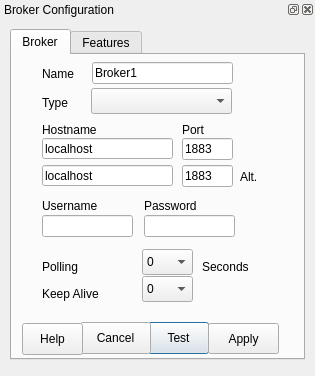
<?xml version="1.0" encoding="UTF-8"?>
<ui version="4.0">
 <class>tlBrokerConfig</class>
 <widget class="QDialog" name="tlBrokerConfig">
  <property name="geometry">
   <rect>
    <x>0</x>
    <y>0</y>
    <width>315</width>
    <height>376</height>
   </rect>
  </property>
  <property name="sizePolicy">
   <sizepolicy hsizetype="Preferred" vsizetype="Preferred">
    <horstretch>0</horstretch>
    <verstretch>0</verstretch>
   </sizepolicy>
  </property>
  <property name="maximumSize">
   <size>
    <width>315</width>
    <height>16777215</height>
   </size>
  </property>
  <property name="windowTitle">
   <string>Broker Configuration</string>
  </property>
  <property name="currentTabName" stdset="0">
   <string notr="true">Fubar</string>
  </property>
  <widget class="QDockWidget" name="dockWidget">
   <property name="geometry">
    <rect>
     <x>0</x>
     <y>0</y>
     <width>315</width>
     <height>411</height>
    </rect>
   </property>
   <property name="minimumSize">
    <size>
     <width>315</width>
     <height>401</height>
    </size>
   </property>
   <property name="windowTitle">
    <string>Broker Configuration</string>
   </property>
   <widget class="QWidget" name="dockWidgetContents">
    <property name="minimumSize">
     <size>
      <width>315</width>
      <height>375</height>
     </size>
    </property>
    <property name="baseSize">
     <size>
      <width>315</width>
      <height>375</height>
     </size>
    </property>
    <widget class="QTabWidget" name="Tabs">
     <property name="geometry">
      <rect>
       <x>10</x>
       <y>10</y>
       <width>295</width>
       <height>331</height>
      </rect>
     </property>
     <property name="currentIndex">
      <number>0</number>
     </property>
     <widget class="QWidget" name="tabConnect">
      <property name="enabled">
       <bool>true</bool>
      </property>
      <attribute name="title">
       <string>Broker</string>
      </attribute>
      <widget class="QComboBox" name="connectPoll">
       <property name="geometry">
        <rect>
         <x>130</x>
         <y>194</y>
         <width>51</width>
         <height>26</height>
        </rect>
       </property>
       <property name="toolTip">
        <string>&lt;html&gt;&lt;head/&gt;&lt;body&gt;&lt;p&gt;Keep Alive values for MQTT Connection settings - default 60 seconds&lt;/p&gt;&lt;/body&gt;&lt;/html&gt;</string>
       </property>
       <item>
        <property name="text">
         <string>0</string>
        </property>
       </item>
       <item>
        <property name="text">
         <string>1</string>
        </property>
       </item>
       <item>
        <property name="text">
         <string>2</string>
        </property>
       </item>
       <item>
        <property name="text">
         <string>3</string>
        </property>
       </item>
       <item>
        <property name="text">
         <string>4</string>
        </property>
       </item>
       <item>
        <property name="text">
         <string>5</string>
        </property>
       </item>
       <item>
        <property name="text">
         <string>10</string>
        </property>
       </item>
       <item>
        <property name="text">
         <string>30</string>
        </property>
       </item>
       <item>
        <property name="text">
         <string>60</string>
        </property>
       </item>
      </widget>
      <widget class="QLineEdit" name="connectUsername">
       <property name="geometry">
        <rect>
         <x>30</x>
         <y>160</y>
         <width>91</width>
         <height>22</height>
        </rect>
       </property>
       <property name="toolTip">
        <string>&lt;html&gt;&lt;head/&gt;&lt;body&gt;&lt;p&gt;MQTT Broker Username&lt;/p&gt;&lt;/body&gt;&lt;/html&gt;</string>
       </property>
       <property name="maxLength">
        <number>8</number>
       </property>
      </widget>
      <widget class="QPushButton" name="connectTest">
       <property name="geometry">
        <rect>
         <x>136</x>
         <y>267</y>
         <width>61</width>
         <height>32</height>
        </rect>
       </property>
       <property name="toolTip">
        <string>&lt;html&gt;&lt;head/&gt;&lt;body&gt;&lt;p&gt;Test and save the connection settings&lt;/p&gt;&lt;/body&gt;&lt;/html&gt;</string>
       </property>
       <property name="text">
        <string>Test</string>
       </property>
      </widget>
      <widget class="QLabel" name="connectPollLabel2">
       <property name="geometry">
        <rect>
         <x>190</x>
         <y>204</y>
         <width>71</width>
         <height>16</height>
        </rect>
       </property>
       <property name="toolTip">
        <string>&lt;html&gt;&lt;head/&gt;&lt;body&gt;&lt;p&gt;&lt;br/&gt;&lt;/p&gt;&lt;/body&gt;&lt;/html&gt;</string>
       </property>
       <property name="text">
        <string>Seconds</string>
       </property>
      </widget>
      <widget class="QLineEdit" name="connectPort">
       <property name="geometry">
        <rect>
         <x>170</x>
         <y>83</y>
         <width>51</width>
         <height>22</height>
        </rect>
       </property>
       <property name="toolTip">
        <string>&lt;html&gt;&lt;head/&gt;&lt;body&gt;&lt;p&gt;Port of MQTT Broker&lt;/p&gt;&lt;/body&gt;&lt;/html&gt;</string>
       </property>
       <property name="text">
        <string>1883</string>
       </property>
       <property name="maxLength">
        <number>4</number>
       </property>
      </widget>
      <widget class="QPushButton" name="connectApply">
       <property name="geometry">
        <rect>
         <x>196</x>
         <y>268</y>
         <width>71</width>
         <height>31</height>
        </rect>
       </property>
       <property name="toolTip">
        <string>&lt;html&gt;&lt;head/&gt;&lt;body&gt;&lt;p&gt;Test and save the connection settings&lt;/p&gt;&lt;/body&gt;&lt;/html&gt;</string>
       </property>
       <property name="text">
        <string>Apply</string>
       </property>
      </widget>
      <widget class="QLineEdit" name="connectName">
       <property name="geometry">
        <rect>
         <x>80</x>
         <y>7</y>
         <width>141</width>
         <height>22</height>
        </rect>
       </property>
       <property name="toolTip">
        <string>&lt;html&gt;&lt;head/&gt;&lt;body&gt;&lt;p&gt;MQTT Broker Username&lt;/p&gt;&lt;/body&gt;&lt;/html&gt;</string>
       </property>
       <property name="text">
        <string>Broker1</string>
       </property>
       <property name="maxLength">
        <number>12</number>
       </property>
      </widget>
      <widget class="QLabel" name="connectNameLabel">
       <property name="geometry">
        <rect>
         <x>30</x>
         <y>11</y>
         <width>41</width>
         <height>16</height>
        </rect>
       </property>
       <property name="toolTip">
        <string>&lt;html&gt;&lt;head/&gt;&lt;body&gt;&lt;p&gt;&lt;br/&gt;&lt;/p&gt;&lt;/body&gt;&lt;/html&gt;</string>
       </property>
       <property name="text">
        <string>Name</string>
       </property>
      </widget>
      <widget class="QLabel" name="connectPasswordLabel">
       <property name="geometry">
        <rect>
         <x>132</x>
         <y>143</y>
         <width>61</width>
         <height>16</height>
        </rect>
       </property>
       <property name="toolTip">
        <string>&lt;html&gt;&lt;head/&gt;&lt;body&gt;&lt;p&gt;8 Digit Network ID&lt;/p&gt;&lt;/body&gt;&lt;/html&gt;</string>
       </property>
       <property name="text">
        <string>Password</string>
       </property>
      </widget>
      <widget class="QLabel" name="connectPortLabel">
       <property name="geometry">
        <rect>
         <x>170</x>
         <y>67</y>
         <width>31</width>
         <height>16</height>
        </rect>
       </property>
       <property name="text">
        <string>Port</string>
       </property>
      </widget>
      <widget class="QLabel" name="connectUsernameLabel">
       <property name="geometry">
        <rect>
         <x>30</x>
         <y>143</y>
         <width>71</width>
         <height>16</height>
        </rect>
       </property>
       <property name="toolTip">
        <string>&lt;html&gt;&lt;head/&gt;&lt;body&gt;&lt;p&gt;&lt;br/&gt;&lt;/p&gt;&lt;/body&gt;&lt;/html&gt;</string>
       </property>
       <property name="text">
        <string>Username</string>
       </property>
      </widget>
      <widget class="QPushButton" name="connectCancel">
       <property name="geometry">
        <rect>
         <x>68</x>
         <y>267</y>
         <width>71</width>
         <height>32</height>
        </rect>
       </property>
       <property name="toolTip">
        <string>&lt;html&gt;&lt;head/&gt;&lt;body&gt;&lt;p&gt;Test and save the connection settings&lt;/p&gt;&lt;/body&gt;&lt;/html&gt;</string>
       </property>
       <property name="text">
        <string>Cancel</string>
       </property>
      </widget>
      <widget class="QLabel" name="connectPollLabel">
       <property name="geometry">
        <rect>
         <x>30</x>
         <y>204</y>
         <width>101</width>
         <height>16</height>
        </rect>
       </property>
       <property name="toolTip">
        <string>&lt;html&gt;&lt;head/&gt;&lt;body&gt;&lt;p&gt;Reconnect after how many seconds&lt;br/&gt;&lt;/p&gt;&lt;/body&gt;&lt;/html&gt;</string>
       </property>
       <property name="text">
        <string>Polling</string>
       </property>
      </widget>
      <widget class="QPushButton" name="connectHelp">
       <property name="geometry">
        <rect>
         <x>10</x>
         <y>268</y>
         <width>61</width>
         <height>32</height>
        </rect>
       </property>
       <property name="toolTip">
        <string>&lt;html&gt;&lt;head/&gt;&lt;body&gt;&lt;p&gt;Test and save the connection settings&lt;/p&gt;&lt;/body&gt;&lt;/html&gt;</string>
       </property>
       <property name="text">
        <string>Help</string>
       </property>
      </widget>
      <widget class="QLineEdit" name="connectPassword">
       <property name="geometry">
        <rect>
         <x>132</x>
         <y>160</y>
         <width>91</width>
         <height>22</height>
        </rect>
       </property>
       <property name="toolTip">
        <string>&lt;html&gt;&lt;head/&gt;&lt;body&gt;&lt;p&gt;MQTT Broker Password&lt;/p&gt;&lt;/body&gt;&lt;/html&gt;</string>
       </property>
       <property name="inputMethodHints">
        <set>Qt::ImhHiddenText|Qt::ImhNoAutoUppercase|Qt::ImhNoPredictiveText</set>
       </property>
       <property name="inputMask">
        <string extracomment="Password"/>
       </property>
       <property name="text">
        <string/>
       </property>
       <property name="maxLength">
        <number>24</number>
       </property>
       <property name="echoMode">
        <enum>QLineEdit::Password</enum>
       </property>
      </widget>
      <widget class="QLabel" name="connectHostLabel">
       <property name="geometry">
        <rect>
         <x>30</x>
         <y>67</y>
         <width>121</width>
         <height>16</height>
        </rect>
       </property>
       <property name="toolTip">
        <string>&lt;html&gt;&lt;head/&gt;&lt;body&gt;&lt;p&gt;Internet Host name or IP address of Farmsense Controller&lt;/p&gt;&lt;/body&gt;&lt;/html&gt;</string>
       </property>
       <property name="text">
        <string>Hostname</string>
       </property>
      </widget>
      <widget class="QLineEdit" name="connectHost">
       <property name="geometry">
        <rect>
         <x>30</x>
         <y>83</y>
         <width>131</width>
         <height>21</height>
        </rect>
       </property>
       <property name="toolTip">
        <string>&lt;html&gt;&lt;head/&gt;&lt;body&gt;&lt;p&gt;Hostname of MQTT Broker&lt;/p&gt;&lt;/body&gt;&lt;/html&gt;</string>
       </property>
       <property name="accessibleDescription">
        <string/>
       </property>
       <property name="text">
        <string>localhost</string>
       </property>
       <property name="maxLength">
        <number>64</number>
       </property>
      </widget>
      <widget class="QLabel" name="connectTopicManagerLabel">
       <property name="geometry">
        <rect>
         <x>30</x>
         <y>40</y>
         <width>41</width>
         <height>16</height>
        </rect>
       </property>
       <property name="toolTip">
        <string>&lt;html&gt;&lt;head/&gt;&lt;body&gt;&lt;p&gt;Set the Topic Manager. This is the module that manages available topics.&lt;/p&gt;&lt;/body&gt;&lt;/html&gt;</string>
       </property>
       <property name="text">
        <string>Type</string>
       </property>
      </widget>
      <widget class="QComboBox" name="connectTopicManager">
       <property name="geometry">
        <rect>
         <x>79</x>
         <y>33</y>
         <width>141</width>
         <height>26</height>
        </rect>
       </property>
       <property name="toolTip">
        <string>&lt;html&gt;&lt;head/&gt;&lt;body&gt;&lt;p&gt;Set the Topic Manager. This is the module that manages available topics.&lt;/p&gt;&lt;/body&gt;&lt;/html&gt;</string>
       </property>
      </widget>
      <widget class="QLabel" name="connectKeepAliveLabel">
       <property name="geometry">
        <rect>
         <x>30</x>
         <y>231</y>
         <width>101</width>
         <height>16</height>
        </rect>
       </property>
       <property name="toolTip">
        <string>&lt;html&gt;&lt;head/&gt;&lt;body&gt;&lt;p&gt;Reconnect after how many seconds&lt;br/&gt;&lt;/p&gt;&lt;/body&gt;&lt;/html&gt;</string>
       </property>
       <property name="text">
        <string>Keep Alive</string>
       </property>
      </widget>
      <widget class="QComboBox" name="connectKeepAlive">
       <property name="geometry">
        <rect>
         <x>130</x>
         <y>221</y>
         <width>51</width>
         <height>26</height>
        </rect>
       </property>
       <property name="toolTip">
        <string>&lt;html&gt;&lt;head/&gt;&lt;body&gt;&lt;p&gt;Keep Alive values for MQTT Connection settings - default 60 seconds&lt;/p&gt;&lt;/body&gt;&lt;/html&gt;</string>
       </property>
       <item>
        <property name="text">
         <string>0</string>
        </property>
       </item>
       <item>
        <property name="text">
         <string>10</string>
        </property>
       </item>
       <item>
        <property name="text">
         <string>30</string>
        </property>
       </item>
       <item>
        <property name="text">
         <string>60</string>
        </property>
       </item>
      </widget>
      <widget class="QLineEdit" name="connectHostAlt">
       <property name="geometry">
        <rect>
         <x>30</x>
         <y>110</y>
         <width>131</width>
         <height>21</height>
        </rect>
       </property>
       <property name="toolTip">
        <string>&lt;html&gt;&lt;head/&gt;&lt;body&gt;&lt;p&gt;If you have an alternative host you wish to use with this broker, enter it here.&lt;/p&gt;&lt;/body&gt;&lt;/html&gt;</string>
       </property>
       <property name="accessibleDescription">
        <string/>
       </property>
       <property name="text">
        <string>localhost</string>
       </property>
       <property name="maxLength">
        <number>64</number>
       </property>
      </widget>
      <widget class="QLineEdit" name="connectPortAlt">
       <property name="geometry">
        <rect>
         <x>170</x>
         <y>110</y>
         <width>51</width>
         <height>22</height>
        </rect>
       </property>
       <property name="toolTip">
        <string>&lt;html&gt;&lt;head/&gt;&lt;body&gt;&lt;p&gt;If you have an alternative port you wish to use with this broker, enter it here.&lt;/p&gt;&lt;/body&gt;&lt;/html&gt;</string>
       </property>
       <property name="text">
        <string>1883</string>
       </property>
       <property name="maxLength">
        <number>4</number>
       </property>
      </widget>
      <widget class="QLabel" name="connectAltLabel">
       <property name="geometry">
        <rect>
         <x>228</x>
         <y>114</y>
         <width>31</width>
         <height>16</height>
        </rect>
       </property>
       <property name="toolTip">
        <string>&lt;html&gt;&lt;head/&gt;&lt;body&gt;&lt;p&gt;If you have an alternative host/port you wish to use with this broker, enter it here.&lt;br/&gt;&lt;/p&gt;&lt;/body&gt;&lt;/html&gt;</string>
       </property>
       <property name="text">
        <string>Alt.</string>
       </property>
      </widget>
     </widget>
     <widget class="QWidget" name="tabFeatures">
      <attribute name="title">
       <string>Features</string>
      </attribute>
      <widget class="QTableWidget" name="tableFeatureList">
       <property name="geometry">
        <rect>
         <x>15</x>
         <y>21</y>
         <width>256</width>
         <height>271</height>
        </rect>
       </property>
      </widget>
     </widget>
    </widget>
   </widget>
  </widget>
 </widget>
 <tabstops>
  <tabstop>connectName</tabstop>
  <tabstop>connectHost</tabstop>
  <tabstop>connectPort</tabstop>
  <tabstop>connectUsername</tabstop>
  <tabstop>connectPassword</tabstop>
  <tabstop>connectPoll</tabstop>
  <tabstop>connectTest</tabstop>
  <tabstop>connectApply</tabstop>
  <tabstop>Tabs</tabstop>
  <tabstop>connectCancel</tabstop>
  <tabstop>connectHelp</tabstop>
 </tabstops>
 <resources/>
 <connections/>
</ui>
